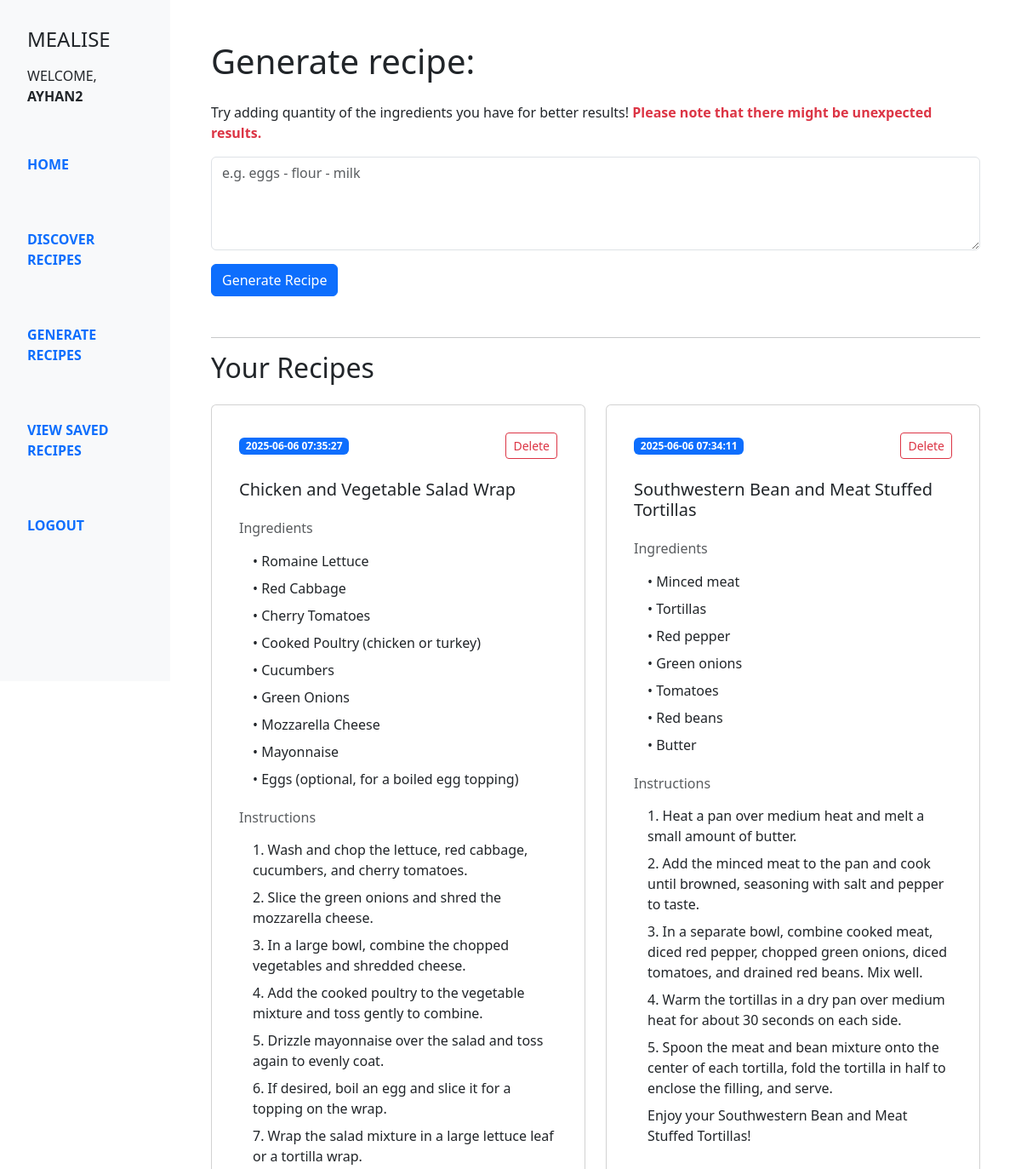
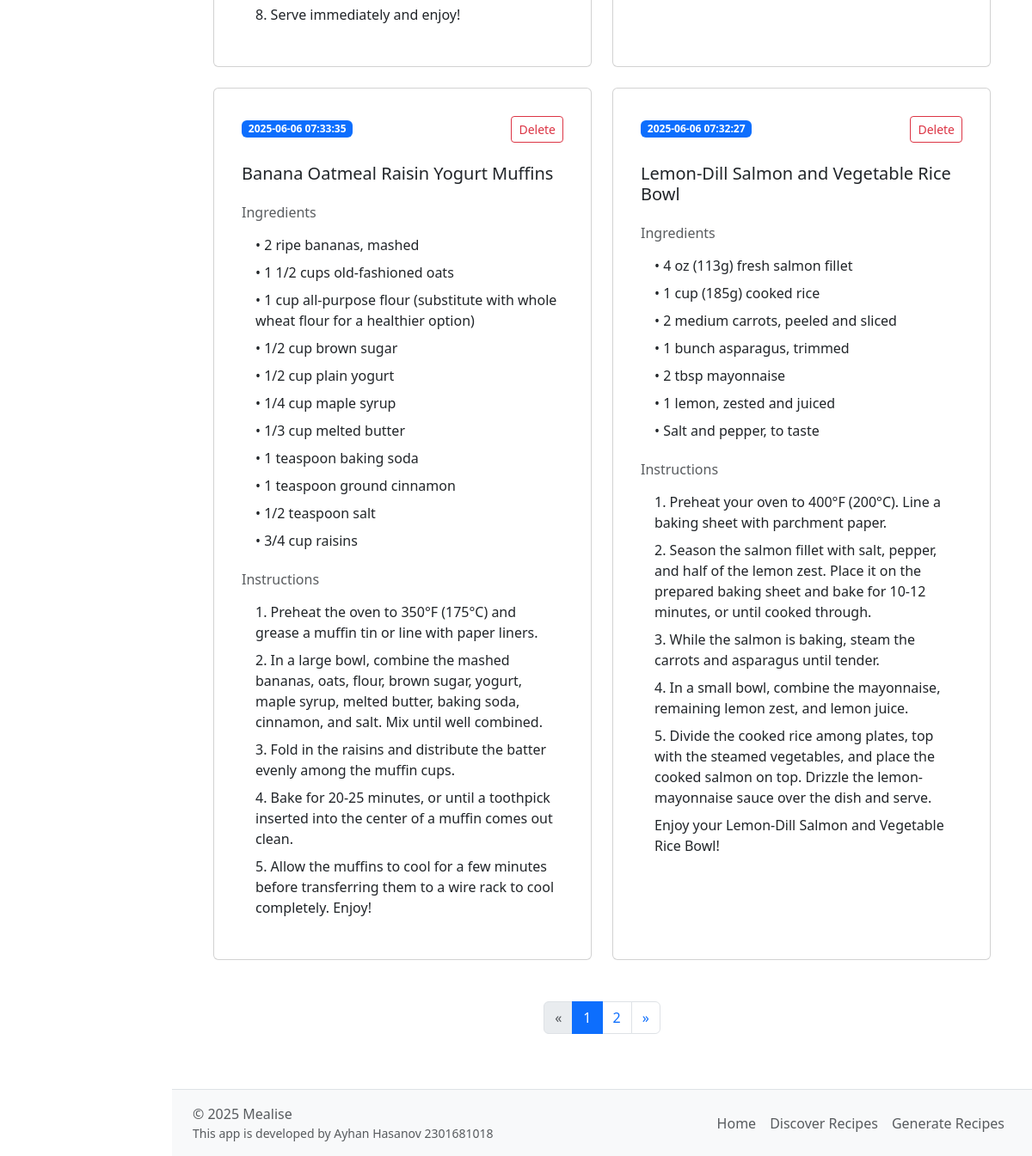
The page /recipes (signed in) on the database its author committed (2 pictures, top to bottom).
### models/models.py (models this page shows, shortened)
class User(db.Model, UserMixin):  # Inherit from UserMixin for Flask-Login
    id = db.Column(db.Integer, primary_key=True)
    username = db.Column(db.String(120), unique=True, nullable=False)
    email = db.Column(db.String(120), unique=True, nullable=False)
    password = db.Column(db.String(120), nullable=False)
    @property
    def is_authenticated(self):
        return True

class Recipe(db.Model):
    id = db.Column(db.Integer, primary_key=True)
    username = db.Column(db.String(150), db.ForeignKey('user.username'), nullable=False)
    ingredients = db.Column(db.String(500), nullable=False)
    recipe = db.Column(db.String(1000), nullable=False)
    title = db.Column(db.String(150), nullable=False)
    created_at = db.Column(db.DateTime, nullable=False)

### routes/gen_recipe.py (the view)
@recipes_bp.route('/recipes', methods=['GET'])
@login_required
def gen_recipe_page() :
    if not current_user.is_authenticated :
        print("User not logged in, redirecting to login page...")
        return redirect(url_for('auth.login'))
    username = current_user.username
    from models.models import Recipe
    page = request.args.get('page', 1, type=int)
    per_page = 4
    recipes = Recipe.query.filter_by(username=username).order_by(Recipe.created_at.desc()).paginate(page=page, per_page=per_page)
    return render_template('recipe_page.html', recipes=recipes)

### app.py (called while the page is built)
def create_app():
    app = Flask(__name__)
    app.secret_key = os.getenv('FLASK_SECRET_KEY')
    app.config['SQLALCHEMY_DATABASE_URI'] = os.getenv('DATABASE_URI')
    app.config['SQLALCHEMY_TRACK_MODIFICATIONS'] = False
    app.register_blueprint(auth_bp)
    app.register_blueprint(recipes_bp)
    app.register_blueprint(home_bp)
    app.register_blueprint(spoonacular_bp)
    db.init_app(app)
    bcrypt.init_app(app)
    login_manager = LoginManager()
    login_manager.init_app(app)
    login_manager.login_view = 'auth.login'  # Redirect to login page if not authenticated
    @login_manager.user_loader
    def load_user(user_id) :
        return db.session.get(User, int(user_id))  # Updated method to avoid the legacy warning
    with app.app_context():
        db.create_all()
    return app

### templates/recipe_page.html (shortened to what this page needs)
{% extends 'base.html' %}
{% block content %}
<div class="container py-5 px-4">
    <h1 class="mb-4">Generate recipe: </h1>
    <p>Try adding quantity of the ingredients you have for better results! <span class="text-danger fw-bold">Please note that there might be unexpected results.</span></p>
    <form id="generateForm" method="POST" action="{{ url_for('recipes.generate_and_save_recipe') }}" class="mb-5">
        <div class="mb-3">
            <textarea name="ingredients" id="ingredients" class="form-control" rows="4" placeholder="e.g. eggs - flour - milk" required></textarea>
        </div>
        <button type="submit" class="btn btn-primary">Generate Recipe</button>
    </form>
    <hr>
    <h2 class="mb-4">Your Recipes</h2>
    <div class="row g-4">
        {% for recipe in recipes.items %}
            <div class="col-md-6 d-flex">
                <div class="card w-100 h-100 p-3">
                    <div class="card-body d-flex flex-column">
                        <div>
                            <div class="d-flex align-items-center justify-content-between mb-4">
                                <span class="badge bg-primary">{{ recipe.created_at }}</span>
                                <form method="POST" action="{{ url_for('recipes.delete_recipe', recipe_id=recipe.id) }}" onsubmit="return confirm('Are you sure you want to delete this recipe?');">
                                    <button type="submit" class="btn btn-outline-danger btn-sm">Delete</button>
                                </form>
                            </div>
                            <h5 class="card-title mb-4">{{ recipe.title }}</h5>
                            <h6 class="text-muted mb-3">Ingredients</h6>
                            <ul class="list-unstyled ps-3 mb-4">
                                {% for ingredient in recipe.ingredients.split('--') %}
                                    {% if ingredient.strip() %}
                                        <li class="mb-2">• {{ ingredient.strip() }}</li>
                                    {% endif %}
                                {% endfor %}
                            </ul>
                            <h6 class="text-muted mb-3">Instructions</h6>
                            <ol class="ps-3 list-unstyled">
                                {% for step in recipe.recipe.split('\n') %}
                                    {% if step.strip() %}
                                        <li class="mb-2">{{ step.strip() }}</li>
                                    {% endif %}
                                {% endfor %}
                            </ol>
                        </div>
                    </div>
                </div>
            </div>
        {% endfor %}
    </div>
    <nav aria-label="Recipe navigation" class="mt-5">
        <ul class="pagination justify-content-center">
            {% if recipes.has_prev %}
                <li class="page-item">
                    <a class="page-link" href="{{ url_for('recipes.gen_recipe_page', page=recipes.prev_num) }}" aria-label="Previous">
                        <span aria-hidden="true">&laquo;</span>
                    </a>
                </li>
            {% else %}
                <li class="page-item disabled">
                    <span class="page-link" aria-label="Previous">&laquo;</span>
                </li>
            {% endif %}
            {% for page_num in range(1, recipes.pages + 1) %}
                <li class="page-item {% if page_num == recipes.page %}active{% endif %}">
                    <a class="page-link" href="{{ url_for('recipes.gen_recipe_page', page=page_num) }}">{{ page_num }}</a>
                </li>
            {% endfor %}
            {% if recipes.has_next %}
                <li class="page-item">
                    <a class="page-link" href="{{ url_for('recipes.gen_recipe_page', page=recipes.next_num) }}" aria-label="Next">
                        <span aria-hidden="true">&raquo;</span>
                    </a>
                </li>
            {% else %}
                <li class="page-item disabled">
                    <span class="page-link" aria-label="Next">&raquo;</span>
                </li>
            {% endif %}
        </ul>
    </nav>
</div>
{% endblock %}

### templates/base.html (shortened to what this page needs)
<!DOCTYPE html>
<html lang="en">
<head>
  <link href="https://cdn.jsdelivr.net/npm/bootstrap@5.3.5/dist/css/bootstrap.min.css" rel="stylesheet">
</head>
<body class="d-flex flex-column min-vh-100">
  <div class="container-fluid d-flex flex-grow-1">
  <div class="row flex-grow-1 w-100">
      <nav class="col-md-3 col-lg-2 d-md-block bg-light sidebar p-3 text-uppercase fw-semibold position-fixed" style="height: 100vh;">
        <h4 class="m-3">Mealise</h4>
        {% if current_user.is_authenticated %}
        <p class="px-3 fw-lighter">Welcome, <b>{{ current_user.username }}</b></p>
      {% endif %}
        <ul class="nav flex-column mt-5">
          <li class="nav-item mb-5">
            <a class="nav-link active" href="{{ url_for('home.landing') }}">Home</a>
          </li>
          <li class="nav-item mb-5">
            <a class="nav-link" href="{{ url_for('spoonacular.unified_discover') }}">Discover Recipes</a>
          </li>
          <li class="nav-item mb-5">
            <a class="nav-link" href="{{ url_for('recipes.gen_recipe_page') }}">Generate Recipes</a>
          </li>
          <li class="nav-item mb-5">
            <a class="nav-link" href="{{ url_for('spoonacular.view_saved_recipes') }}">View Saved Recipes</a>
          </li>
          <li class="nav-item mb-1">
            {% if current_user.is_authenticated %}
          <a class="nav-link" href="{{ url_for('auth.logout') }}">Logout</a>
        {% else %}
          <a class="nav-link" href="{{ url_for('auth.login') }}">Login</a>
        {% endif %}
          </li>
        </ul>
      </nav>
      <main class="ms-auto col-md-9 ms-sm-auto col-lg-10 px-md-4">
        {% block content %}
        {% endblock %}
      </main>
      <footer class=" ms-auto col-md-9 ms-sm-auto col-lg-10 px-md-4 d-flex justify-content-between align-items-center py-3 border-top bg-light px-4 mt-auto">
  <div class="d-flex flex-column">
    <span class="text-muted">&copy; 2025 Mealise</span>
    <small class="text-muted">This app is developed by Ayhan Hasanov 2301681018</small>
  </div>
  <ul class="nav justify-content-end">
    <li class="nav-item">
      <a class="nav-link px-2 text-muted" href="{{ url_for('home.landing') }}">Home</a>
    </li>
    <li class="nav-item">
      <a class="nav-link px-2 text-muted" href="{{ url_for('spoonacular.unified_discover') }}">Discover Recipes</a>
    </li>
    <li class="nav-item">
      <a class="nav-link px-2 text-muted" href="{{ url_for('recipes.gen_recipe_page') }}">Generate Recipes</a>
    </li>
  </ul>
</footer>
    </div>
  </div>
</body>
</html>

### rows shown on the page
User: username "AYHAN2"
Recipe: created_at "2025-06-06 07:35:27", title "Chicken and Vegetable Salad Wrap", strip "Romaine Lettuce" "Red Cabbage" "Cherry Tomatoes" "Cooked Poultry (chicken or turkey)" "Cucumbers" "Green Onions" "Mozzarella Cheese" "Mayonnaise" "Eggs (optional, for a boiled egg topping)", strip "1. Wash and chop the lettuce, red cabbage, cucumbers, and cherry tomatoes." "2. Slice the green onions and shred the mozzarella cheese." "3. In a large bowl, combine the chopped vegetables and shredded cheese." "4. Add the cooked poultry to the vegetable mixture and toss gently to combine." "5. Drizzle mayonnaise over the salad and toss again to evenly coat." "6. If desired, boil an egg and slice it for a topping on the wrap." "7. Wrap the salad mixture in a large lettuce leaf or a tortilla wrap." "8. Serve immediately and enjoy!"
Recipe: created_at "2025-06-06 07:34:11", title "Southwestern Bean and Meat Stuffed Tortillas", strip "Minced meat" "Tortillas" "Red pepper" "Green onions" "Tomatoes" "Red beans" "Butter", strip "1. Heat a pan over medium heat and melt a small amount of butter." "2. Add the minced meat to the pan and cook until browned, seasoning with salt and pepper to taste." "3. In a separate bowl, combine cooked meat, diced red pepper, chopped green onions, diced tomatoes, and drained red beans. Mix well." "4. Warm the tortillas in a dry pan over medium heat for about 30 seconds on each side." "5. Spoon the meat and bean mixture onto the center of each tortilla, fold the tortilla in half to enclose the filling, and serve." "Enjoy your Southwestern Bean and Meat Stuffed Tortillas!"
Recipe: created_at "2025-06-06 07:33:35", title "Banana Oatmeal Raisin Yogurt Muffins", strip "2 ripe bananas, mashed" "1 1/2 cups old-fashioned oats" "1 cup all-purpose flour (substitute with whole wheat flour for a healthier option)" "1/2 cup brown sugar" "1/2 cup plain yogurt" "1/4 cup maple syrup" "1/3 cup melted butter" "1 teaspoon baking soda" "1 teaspoon ground cinnamon" "1/2 teaspoon salt" "3/4 cup raisins", strip "1. Preheat the oven to 350°F (175°C) and grease a muffin tin or line with paper liners." "2. In a large bowl, combine the mashed bananas, oats, flour, brown sugar, yogurt, maple syrup, melted butter, baking soda, cinnamon, and salt. Mix until well combined." "3. Fold in the raisins and distribute the batter evenly among the muffin cups." "4. Bake for 20-25 minutes, or until a toothpick inserted into the center of a muffin comes out clean." "5. Allow the muffins to cool for a few minutes before transferring them to a wire rack to cool completely. Enjoy!"
Recipe: created_at "2025-06-06 07:32:27", title "Lemon-Dill Salmon and Vegetable Rice Bowl", strip "4 oz (113g) fresh salmon fillet" "1 cup (185g) cooked rice" "2 medium carrots, peeled and sliced" "1 bunch asparagus, trimmed" "2 tbsp mayonnaise" "1 lemon, zested and juiced" "Salt and pepper, to taste", strip "1. Preheat your oven to 400°F (200°C). Line a baking sheet with parchment paper." "2. Season the salmon fillet with salt, pepper, and half of the lemon zest. Place it on the prepared baking sheet and bake for 10-12 minutes, or until cooked through." "3. While the salmon is baking, steam the carrots and asparagus until tender." "4. In a small bowl, combine the mayonnaise, remaining lemon zest, and lemon juice." "5. Divide the cooked rice among plates, top with the steamed vegetables, and place the cooked salmon on top. Drizzle the lemon-mayonnaise sauce over the dish and serve." "Enjoy your Lemon-Dill Salmon and Vegetable Rice Bowl!"

### other values the page prints
{{ page_num }} "1" "2"
